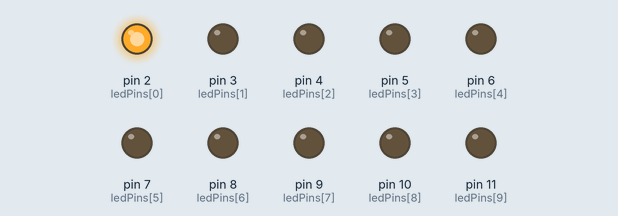
A sketch run on a simulated Arduino Uno, built with avr-gcc and run on an emulated ATmega328P. Parts: output pins drawn as LEDs (lit = HIGH).

Above: at 0.05 s.
At 0.75 s:
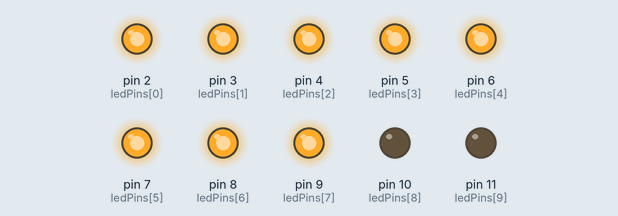
At 1.55 s:
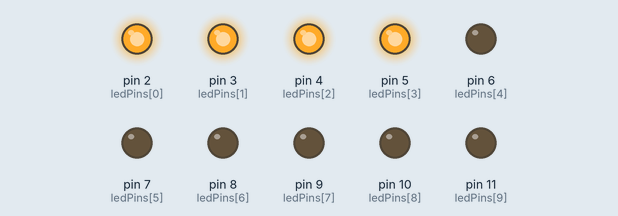
At 3.0 s:
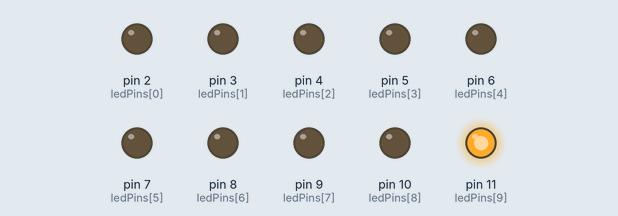
At 5.35 s:
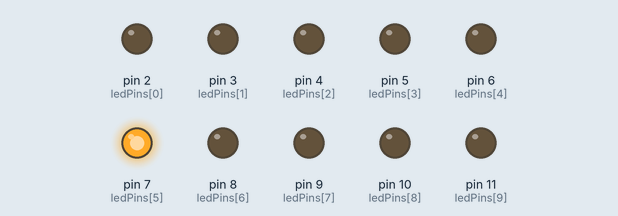
At 7.75 s:
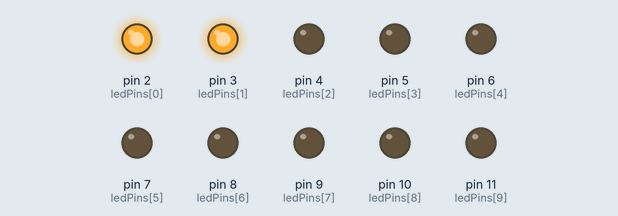
Timing chart, 0 to 8.1 s (numbered marks = the images above):
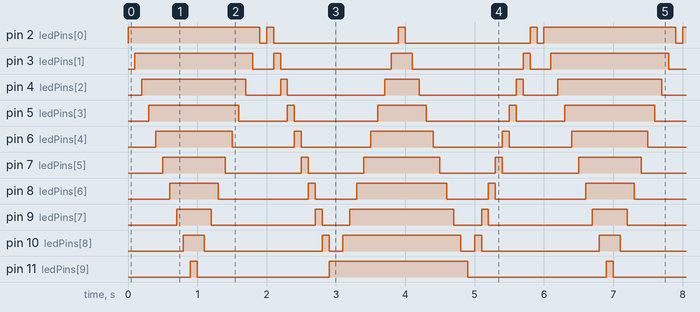

The sketch:

Led_Pins.ino
```cpp
int ledPins[] = {2,3,4,5,6,7,8,9,10,11};

void setup() {
   for(int i = 0; i <= 9; i++)
     pinMode(ledPins[i], OUTPUT);
     Serial.begin(9600);
}

void loop() {
  for(int i = 0; i <= 9; i++)
  {
    digitalWrite(ledPins[i], HIGH);
    delay(100);
  }
  for(int i = 9; i >= 0; i--)
  {
    digitalWrite(ledPins[i], LOW);
    delay(100);
  }
  for(int i = 0; i <= 9; i++)
  {
    digitalWrite(ledPins[i], HIGH);
    digitalWrite(ledPins[i-1],LOW);
    delay(100);
  }
  for(int i = 9; i >= 0; i--)
  {
    digitalWrite(ledPins[i], HIGH);
    delay(100);
  }
  for(int i = 0; i <= 9; i++)
  {
    digitalWrite(ledPins[i], LOW);
    delay(100);
  }
  for(int i = 9; i >= 0; i--)
  {
    digitalWrite(ledPins[i], LOW);
    digitalWrite(ledPins[i-1],HIGH);
    delay(100);
  }
}
```

Measured:
- by itself, pin 2 (ledPins[0]): repeats every 6.0 s: LOW 0.10 s, 2 × (HIGH 0.10 s, LOW 1.8 s), HIGH 0.10 s, LOW 0.10 s, HIGH 1.9 s
- by itself, pin 3 (ledPins[1]): repeats every 6.0 s: LOW 0.30 s, HIGH 0.10 s, LOW 1.6 s, HIGH 0.30 s, LOW 1.6 s, HIGH 0.10 s, LOW 0.30 s, HIGH 1.7 s
- by itself, pin 4 (ledPins[2]): repeats every 6.0 s: LOW 0.50 s, HIGH 0.10 s, LOW 1.4 s, HIGH 0.50 s, LOW 1.4 s, HIGH 0.10 s, LOW 0.50 s, HIGH 1.5 s
- by itself, pin 5 (ledPins[3]): repeats every 6.0 s: LOW 0.70 s, HIGH 0.10 s, LOW 1.2 s, HIGH 0.70 s, LOW 1.2 s, HIGH 0.10 s, LOW 0.70 s, HIGH 1.3 s
- by itself, pin 6 (ledPins[4]): repeats every 6.0 s: LOW 0.90 s, HIGH 0.10 s, LOW 1.0 s, HIGH 0.90 s, LOW 1.0 s, HIGH 0.10 s, LOW 0.90 s, HIGH 1.1 s
- by itself, pin 7 (ledPins[5]): repeats every 6.0 s: LOW 1.1 s, HIGH 0.10 s, LOW 0.80 s, HIGH 1.1 s, LOW 0.80 s, HIGH 0.10 s, LOW 1.1 s, HIGH 0.90 s
- by itself, pin 8 (ledPins[6]): repeats every 6.0 s: LOW 1.3 s, HIGH 0.10 s, LOW 0.60 s, HIGH 1.3 s, LOW 0.60 s, HIGH 0.10 s, LOW 1.3 s, HIGH 0.70 s
- by itself, pin 9 (ledPins[7]): repeats every 6.0 s: LOW 1.5 s, HIGH 0.10 s, LOW 0.40 s, HIGH 1.5 s, LOW 0.40 s, HIGH 0.10 s, LOW 1.5 s, HIGH 0.50 s
